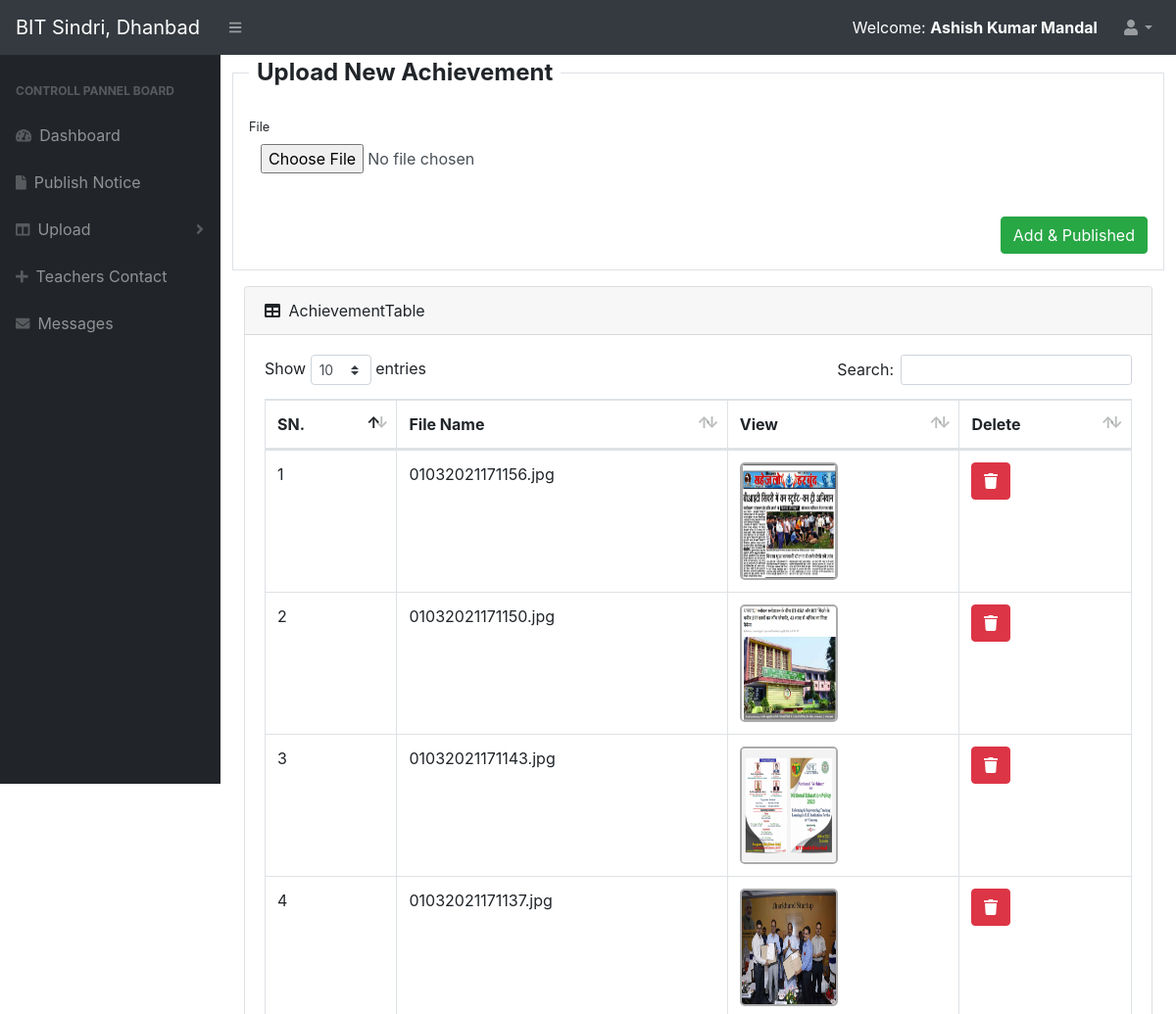
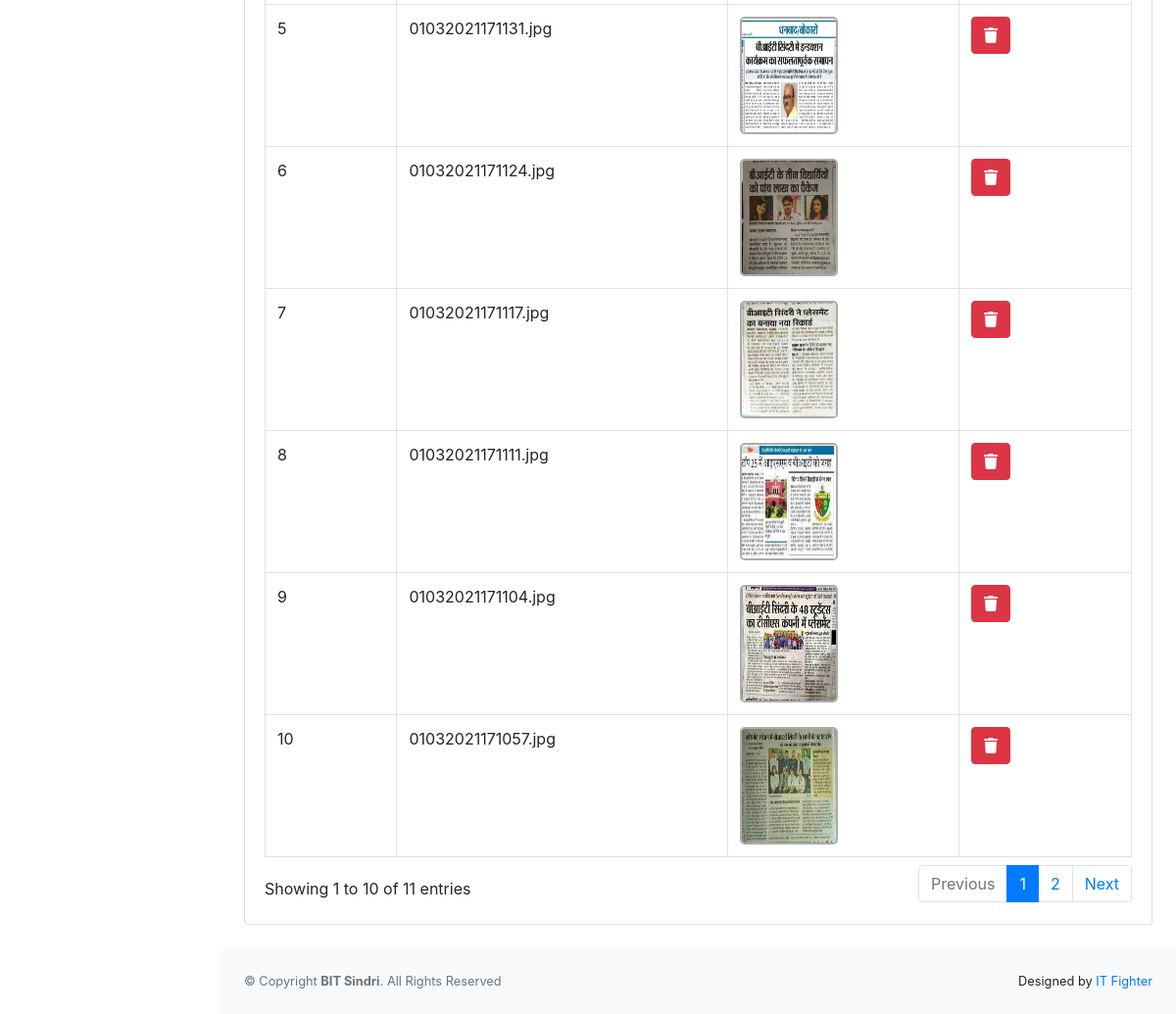
The app's page /admin/achievement.php (signed in) with its own data (2 pictures, top to bottom).
### tables this page shows
CREATE TABLE `achievement` (
  `acmt_id` int(11) NOT NULL,
  `file` varchar(50) NOT NULL,
  `usr_id` int(5) NOT NULL
);

### admin/achievement.php (the view, shortened to what this page needs)
<?php include_once('header_admin.php'); ?>
<div id="layoutSidenav_content">
    <main>
        <div class="container-fluid">
            <div class="row">
                <fieldset class="form-group border p-3 w-100">
                    <legend class="w-auto px-2"><b>Upload New Achievement</b></legend>
                    <form role="form" id="form" name="form" method="post" action="" enctype="multipart/form-data">
                        <div class="form-row">
                            <div class="col-md-6">
                                <div class="form-group">
                                    <label class="small mb-1" for="inputFile">File</label>
                                    <input name="file" class="form-control b-none" id="inputFile" type="file" required />
                                </div>
                            </div>
                        </div>
                        <div class="form-group mt-4 mb-0">
                            <input class="btn btn-success float-right" type="submit" name="save" value="Add & Published" class="btn btn-success">
                        </div>
                    </form>
                </fieldset>
            </div>
        <div class="card mb-4">
            <div class="card-header">
                <i class="fas fa-table mr-1"></i>
                AchievementTable
            </div>
            <div class="card-body">
                <div class="table-responsive">
                    <table class="table table-bordered" id="dataTable" width="100%" cellspacing="0">
                        <thead>
                            <tr>
                                <th>SN.</th>
                                <th>File Name</th>
                                <th>View</th>
                                <th>Delete</th>
                            </tr>
                        </thead>
                        <tbody>
                            <?php
                                $i = 1;
                                $query = mysqli_query($conn, "SELECT * FROM achievement ORDER BY acmt_id DESC");
                                while(@$row = mysqli_fetch_array($query)){
                                  $acmt_id = $row['acmt_id'];
                                  $file = $row['file'];
                            ?>
                            <tr>
                                <td><?php echo $i; $i++; ?></td>
                                <td><?php echo $file; ?></td>
                                <td><img src="../assets/img/achievement/<?php echo $file; ?>" id="admin_img"></td>
                                <td><a onclick='return Confirm();' href="delete_achievement.php?id=<?php echo $acmt_id; ?>" class="btn btn-danger btn-xs"><i class="fa fa-trash"></i></a></td>
                            </tr>
                            <?php } ?>
                        </tbody>
                    </table>
                </div>
            </div>
        </div>
    </div>
</main>
<?php include_once('footer_admin.php'); ?>

### records on screen
achievement: file "01032021171156.jpg", file (picture)
achievement: file "01032021171150.jpg", file (picture)
achievement: file "01032021171143.jpg", file (picture)
achievement: file "01032021171137.jpg", file (picture)
achievement: file "01032021171131.jpg", file (picture)
achievement: file "01032021171124.jpg", file (picture)
achievement: file "01032021171117.jpg", file (picture)
achievement: file "01032021171111.jpg", file (picture)
achievement: file "01032021171104.jpg", file (picture)
achievement: file "01032021171057.jpg", file (picture)

### other values on screen
$_SESSION['session_name'] "Ashish Kumar Mandal"
